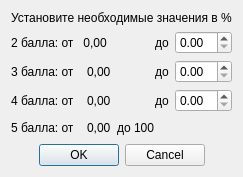
<?xml version="1.0" encoding="UTF-8"?>
<ui version="4.0">
 <class>DlgEditMarks</class>
 <widget class="QDialog" name="DlgEditMarks">
  <property name="geometry">
   <rect>
    <x>0</x>
    <y>0</y>
    <width>236</width>
    <height>161</height>
   </rect>
  </property>
  <property name="windowTitle">
   <string>Шкала баллов</string>
  </property>
  <layout class="QVBoxLayout" name="verticalLayout">
   <item>
    <widget class="QLabel" name="label_6">
     <property name="text">
      <string>Установите необходимые значения в %</string>
     </property>
    </widget>
   </item>
   <item>
    <layout class="QHBoxLayout" name="horizontalLayout">
     <item>
      <widget class="QLabel" name="label">
       <property name="text">
        <string>2 балла: от   0,00 </string>
       </property>
      </widget>
     </item>
     <item>
      <spacer name="horizontalSpacer">
       <property name="orientation">
        <enum>Qt::Horizontal</enum>
       </property>
       <property name="sizeHint" stdset="0">
        <size>
         <width>40</width>
         <height>20</height>
        </size>
       </property>
      </spacer>
     </item>
     <item>
      <widget class="QLabel" name="label_4">
       <property name="text">
        <string>до</string>
       </property>
      </widget>
     </item>
     <item>
      <widget class="QDoubleSpinBox" name="dsbPer2"/>
     </item>
    </layout>
   </item>
   <item>
    <layout class="QHBoxLayout" name="horizontalLayout_2">
     <item>
      <widget class="QLabel" name="label_3">
       <property name="text">
        <string>3 балла: от  </string>
       </property>
      </widget>
     </item>
     <item>
      <widget class="QLabel" name="labelPer2">
       <property name="text">
        <string>0,00</string>
       </property>
      </widget>
     </item>
     <item>
      <spacer name="horizontalSpacer_2">
       <property name="orientation">
        <enum>Qt::Horizontal</enum>
       </property>
       <property name="sizeHint" stdset="0">
        <size>
         <width>40</width>
         <height>20</height>
        </size>
       </property>
      </spacer>
     </item>
     <item>
      <widget class="QLabel" name="label_2">
       <property name="text">
        <string>до</string>
       </property>
      </widget>
     </item>
     <item>
      <widget class="QDoubleSpinBox" name="dsbPer3"/>
     </item>
    </layout>
   </item>
   <item>
    <layout class="QHBoxLayout" name="horizontalLayout_3">
     <item>
      <widget class="QLabel" name="label_5">
       <property name="text">
        <string>4 балла: от  </string>
       </property>
      </widget>
     </item>
     <item>
      <widget class="QLabel" name="labelPer3">
       <property name="text">
        <string>0,00</string>
       </property>
      </widget>
     </item>
     <item>
      <spacer name="horizontalSpacer_3">
       <property name="orientation">
        <enum>Qt::Horizontal</enum>
       </property>
       <property name="sizeHint" stdset="0">
        <size>
         <width>40</width>
         <height>20</height>
        </size>
       </property>
      </spacer>
     </item>
     <item>
      <widget class="QLabel" name="label_8">
       <property name="text">
        <string>до</string>
       </property>
      </widget>
     </item>
     <item>
      <widget class="QDoubleSpinBox" name="dsbPer4"/>
     </item>
    </layout>
   </item>
   <item>
    <layout class="QHBoxLayout" name="horizontalLayout_4">
     <item>
      <widget class="QLabel" name="label_9">
       <property name="text">
        <string>5 балла: от  </string>
       </property>
      </widget>
     </item>
     <item>
      <widget class="QLabel" name="labelPer4">
       <property name="text">
        <string>0,00</string>
       </property>
      </widget>
     </item>
     <item>
      <widget class="QLabel" name="label_11">
       <property name="text">
        <string>до 100</string>
       </property>
      </widget>
     </item>
     <item>
      <spacer name="horizontalSpacer_4">
       <property name="orientation">
        <enum>Qt::Horizontal</enum>
       </property>
       <property name="sizeHint" stdset="0">
        <size>
         <width>40</width>
         <height>20</height>
        </size>
       </property>
      </spacer>
     </item>
    </layout>
   </item>
   <item>
    <widget class="QDialogButtonBox" name="buttonBox">
     <property name="orientation">
      <enum>Qt::Horizontal</enum>
     </property>
     <property name="standardButtons">
      <set>QDialogButtonBox::Cancel|QDialogButtonBox::Ok</set>
     </property>
     <property name="centerButtons">
      <bool>true</bool>
     </property>
    </widget>
   </item>
  </layout>
 </widget>
 <resources/>
 <connections>
  <connection>
   <sender>buttonBox</sender>
   <signal>accepted()</signal>
   <receiver>DlgEditMarks</receiver>
   <slot>accept()</slot>
   <hints>
    <hint type="sourcelabel">
     <x>248</x>
     <y>254</y>
    </hint>
    <hint type="destinationlabel">
     <x>157</x>
     <y>274</y>
    </hint>
   </hints>
  </connection>
  <connection>
   <sender>buttonBox</sender>
   <signal>rejected()</signal>
   <receiver>DlgEditMarks</receiver>
   <slot>reject()</slot>
   <hints>
    <hint type="sourcelabel">
     <x>316</x>
     <y>260</y>
    </hint>
    <hint type="destinationlabel">
     <x>286</x>
     <y>274</y>
    </hint>
   </hints>
  </connection>
 </connections>
</ui>
